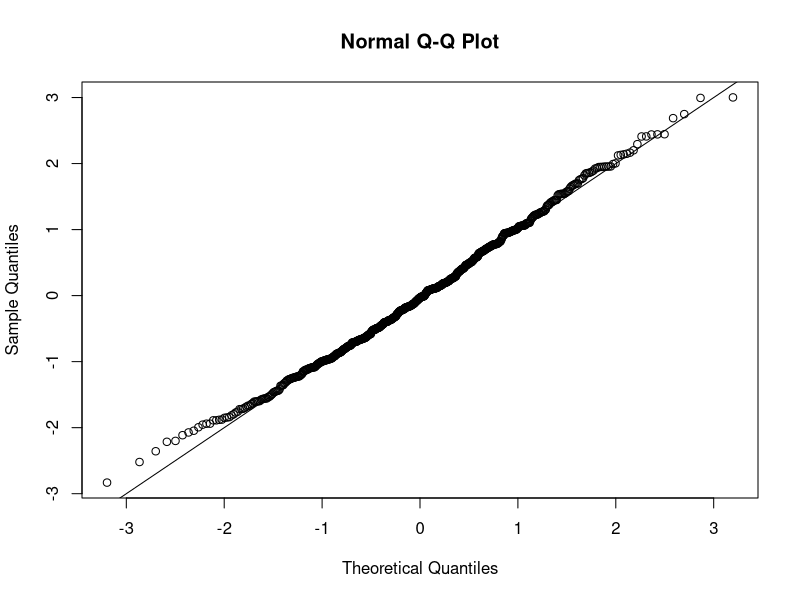
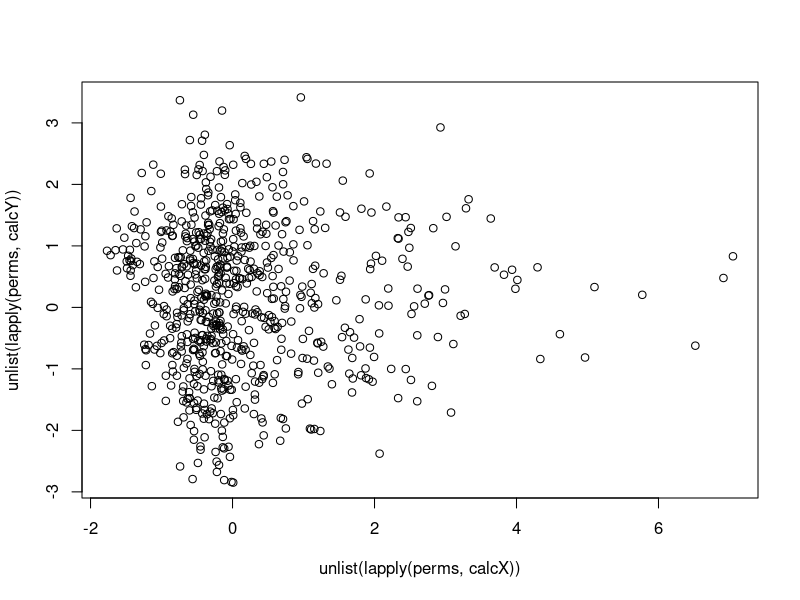
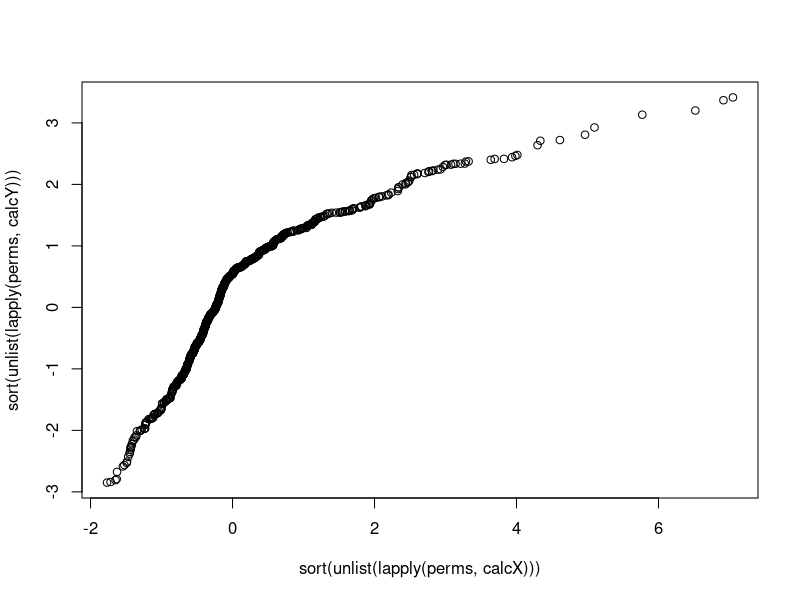
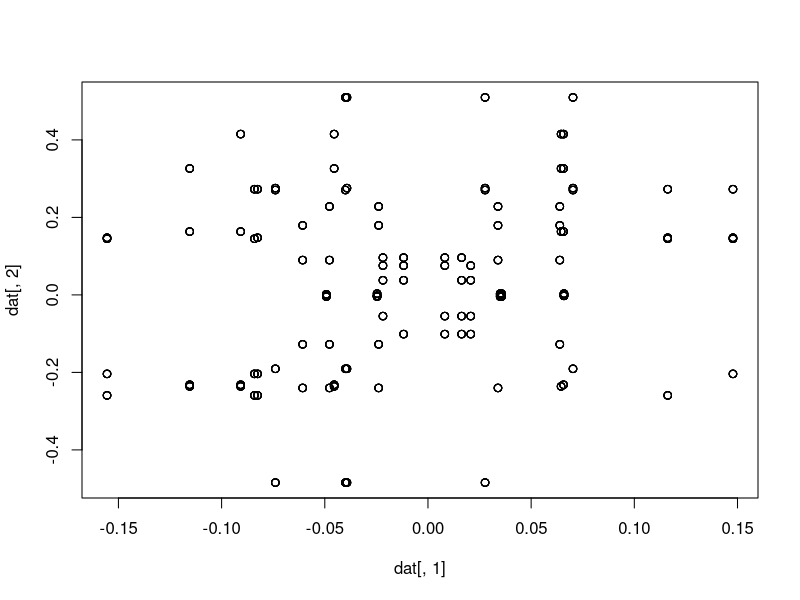

Source code (R) for these figures, in order:
library(combinat)
n <- 6
perms <- permn(1:n)
A <- matrix(rnorm(n^2), nrow = n)
A <- sweep(A, 1, apply(A, 1, mean))
A <- sweep(A, 2, apply(A, 2, mean))
A <- A / sqrt(sum(A^2)) * sqrt(n - 1)

calcW <- function(perm) sum(diag(A[, perm]))
qqnorm(unlist(lapply(perms, calcW)));abline(0,1)
mean(unlist(lapply(perms, calcW))^4-1)
sum(A^4)

calcX <- function(perm) sum(diag(A[, perm]))^2-sum(diag(A[, perm])^2)
mean(unlist(lapply(perms, calcX)))
var(unlist(lapply(perms, calcX)))

calcY <- function(perm) sum(diag(A[, perm] %*% A[, perm])) - sum(diag(A[, perm])^2)
mean(unlist(lapply(perms, calcY)))
var(unlist(lapply(perms, calcY)))
plot(unlist(lapply(perms, calcX)), unlist(lapply(perms, calcY)))
plot(sort(unlist(lapply(perms, calcX))), sort(unlist(lapply(perms, calcY))))

calcY <- function(perm) sum(diag(A[, perm] %*% A[, perm]))
unlist(lapply(perms, calcY))

diag(A[, perms[[1]]] %*% t(A[, perms[[1]]]))
calcY <- function(perm) c(A[, perm][1, 2] * A[, perm][2, 1], A[, perm][3, 4] * A[, perm][4, 3])
calcY <- function(perm) c(A[, perm][1, 2] * A[, perm][2, 1], A[, perm][1, 4] * A[, perm][4, 1])
dat <- do.call(rbind, lapply(perms, calcY))
plot(dat[, 1], dat[, 2])
cov(dat[, 1], dat[, 2])

calcY <- function(perm) as.vector(A[, perm]) * as.vector(t(A[, perm]))
calcY <- function(perm) as.vector(A[, perm] - diag(A[, perm])) * as.vector(t(A[, perm] - diag(A[, perm])))
dat <- do.call(rbind, lapply(perms, calcY))
sum(apply(dat, 2, var))
